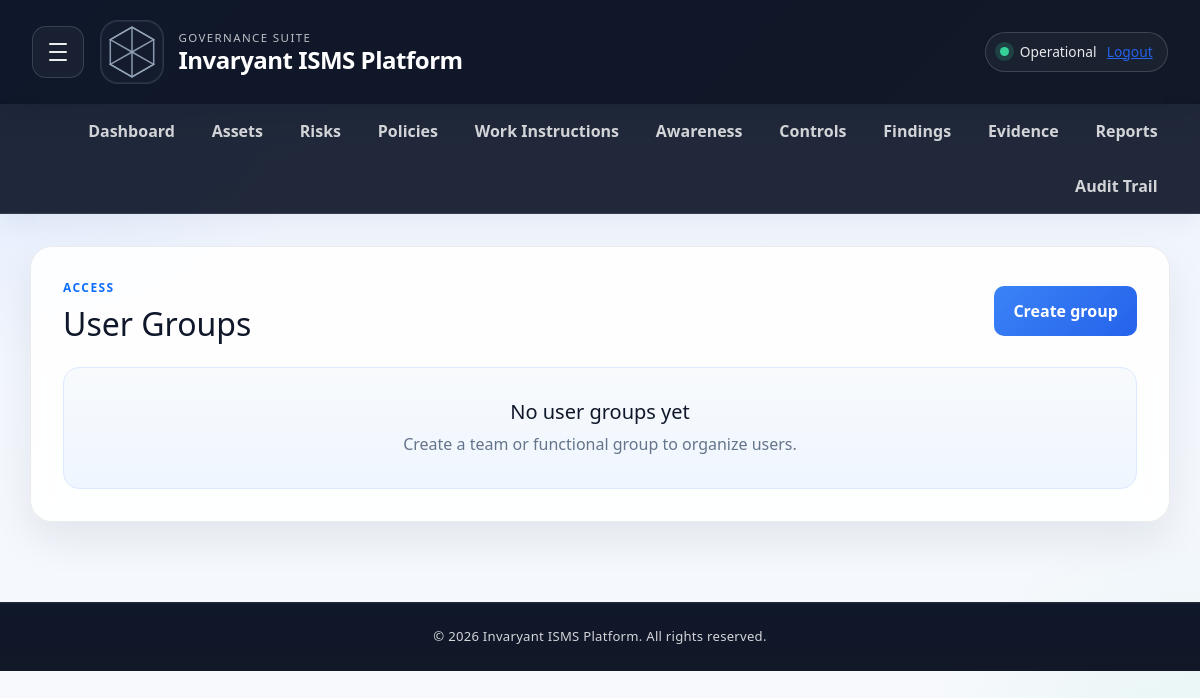
Page /user-groups (signed in) on the earlier database version.
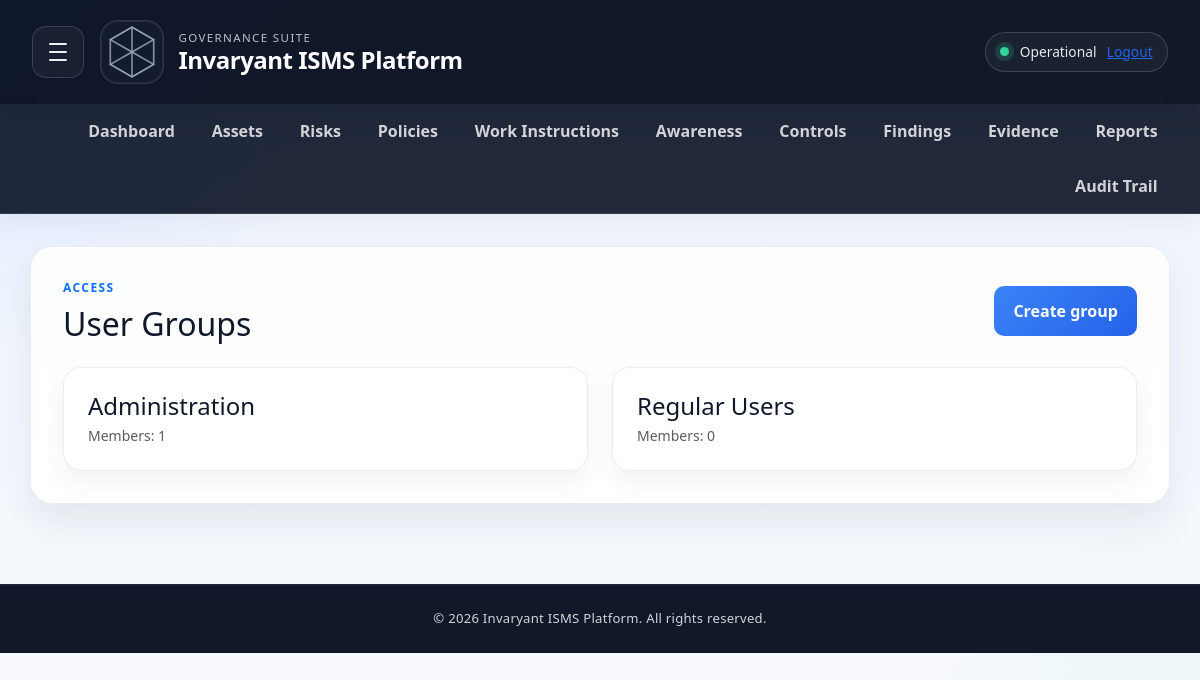
Same page on the later database version.
### app/models.py (models this page shows, shortened)
class UserGroup(db.Model):
    __tablename__ = 'user_groups'
    __table_args__ = (
        db.Index('ix_user_groups_tenant_id', 'tenant_id'),
    )
    id = db.Column(db.Integer, primary_key=True)
    tenant_id = db.Column(db.Integer, db.ForeignKey('tenants.id'), nullable=False)
    name = db.Column(db.String(200), nullable=False)
    description = db.Column(db.Text, nullable=True)
    created_at = db.Column(db.DateTime, default=datetime.utcnow)
    users = db.relationship(
        'User',
        secondary='user_group_memberships',
        backref=db.backref('groups', lazy='dynamic'),
        lazy='dynamic',
    )

### app/routes.py (the view)
@main.route('/user-groups')
@login_required
@require_roles('admin', 'security_manager')
def user_groups_list():
    groups = UserGroup.query.filter_by(tenant_id=current_user.tenant_id).order_by(UserGroup.name.asc()).all()
    return render_template('user_groups_list.html', groups=groups)

### app/routes.py (called while the page is built)
def user_has_role(user, *allowed_roles):
    if not user or not getattr(user, 'is_authenticated', False):
        return False
    role_name = user.role.name if user.role else 'user'
    return role_name in allowed_roles or role_name == 'admin'

def require_roles(*allowed_roles):
    def decorator(func):
        @wraps(func)
        @login_required
        def wrapped(*args, **kwargs):
            if not current_user.is_authenticated:
                flash('Please log in to continue.')
                return redirect(url_for('main.login'))
            if not user_has_role(current_user, *allowed_roles):
                flash('You do not have permission to access this page.')
                return redirect(url_for('main.index'))
            return func(*args, **kwargs)
        return wrapped
    return decorator

### app/templates/user_groups_list.html (shortened to what this page needs)
{% extends "base.html" %}
{% block content %}
<div class="d-flex justify-content-between align-items-center mb-4">
    <div>
        <p class="text-uppercase fw-bold text-primary mb-2" style="letter-spacing: 0.12em; font-size: 0.75rem;">Access</p>
        <h2 class="mb-0">User Groups</h2>
    </div>
    <a href="/user-groups/new" class="btn btn-primary">Create group</a>
</div>
{% if groups %}
<div class="row g-4">
    {% for group in groups %}
    <div class="col-md-6">
        <div class="card h-100 p-4">
            <h4 class="mb-1">{{ group.name }}</h4>
            <div class="small text-muted">
                Members: {{ group.users.count() }}
            </div>
        </div>
    </div>
    {% endfor %}
</div>
{% else %}
<div class="empty-state">
    <h5 class="mb-2">No user groups yet</h5>
    <p class="mb-0">Create a team or functional group to organize users.</p>
</div>
{% endif %}
{% endblock %}

Differences in the rows shown:
added UserGroup: name "Administration", users.count "1"
added UserGroup: name "Regular Users", users.count "0"
Other differences:
text no longer shown: "No user groups yet Create a team or functional group to organize users."
